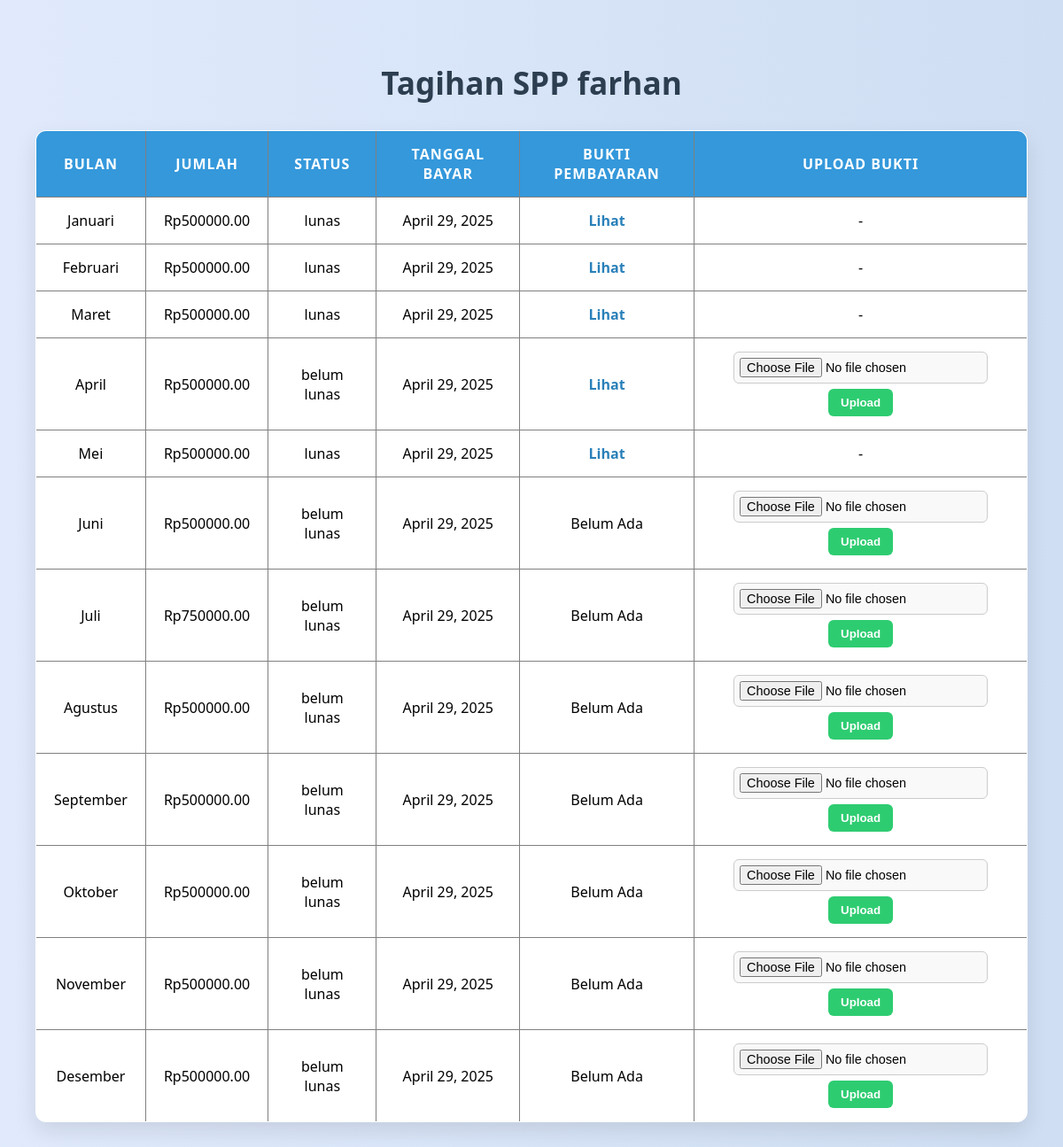
/siswa/tagihan/ (signed in), run on the app's committed database.
### keuangan/models.py (models this page shows, shortened)
class PembayaranSPP(models.Model):
    siswa = models.ForeignKey(Siswa, on_delete=models.CASCADE)
    bulan = models.CharField(max_length=2, choices=BULAN_CHOICES)
    jumlah_bayar = models.DecimalField(max_digits=10, decimal_places=2)
    status_bayar = models.CharField(max_length=20, choices=STATUS_CHOICES, default='belum lunas')
    tanggal_bayar = models.DateField(auto_now_add=True)
    bukti_pembayaran = models.ImageField(upload_to='bukti_pembayaran/', blank=True, null=True)

### keuangan/views.py (the view)
# urls.py: path('siswa/tagihan/', views.tagihan_spp, name='tagihan_spp'),
@user_passes_test(is_siswa, login_url='/login/')
@login_required
def tagihan_spp(request):
    siswa = get_object_or_404(Siswa, user=request.user)
    pembayaran_list = PembayaranSPP.objects.filter(siswa=siswa).order_by('bulan')
    if request.method == 'POST':
        pembayaran_id = request.POST.get('pembayaran_id')
        pembayaran = get_object_or_404(PembayaranSPP, id=pembayaran_id, siswa=siswa)
        form = BuktiPembayaranForm(request.POST, request.FILES, instance=pembayaran)
        if form.is_valid():
            pembayaran.status = 'pending'  # optional: kalau lo ada field status
            form.save()
            laporan = LaporanKeuangan.objects.latest('tanggal')
            laporan.update_pemasukan(pembayaran.jumlah_bayar)
            send_mail(
                subject=f'Bukti Pembayaran SPP Masuk - {pembayaran.siswa.nama}',
                message=f'Siswa {pembayaran.siswa.nama} telah mengupload bukti pembayaran untuk bulan {pembayaran.bulan}. Jumlah yang dibayar: {pembayaran.jumlah_bayar}.',
                from_email=settings.EMAIL_HOST_USER,
                recipient_list=[settings.ADMIN_EMAIL],
                fail_silently=False,
            )
            return redirect('tagihan_spp')
    else:
        form = BuktiPembayaranForm()
    return render(request, 'keuangan/siswa/tagihan_spp.html', {
        'pembayaran_list': pembayaran_list,
        'form': form
    })

### keuangan/forms.py
class BuktiPembayaranForm(forms.ModelForm):
    class Meta:
        model = PembayaranSPP
        fields = ['bukti_pembayaran']

### keuangan/views.py (called while the page is built)
def is_siswa(user):
    return hasattr(user, 'siswa')

### keuangan/templates/keuangan/siswa/tagihan_spp.html (shortened to what this page needs)
<!DOCTYPE html>
<html lang="en">
<head>
</head>
<body>
{% block content %}
<h2>Tagihan SPP {{ request.user.username }}</h2>
<table border="1" cellpadding="8">
    <thead>
        <tr>
            <th>Bulan</th>
            <th>Jumlah</th>
            <th>Status</th>
            <th>Tanggal Bayar</th>
            <th>Bukti Pembayaran</th>
            <th>Upload Bukti</th>
        </tr>
    </thead>
    <tbody>
        {% for bayar in pembayaran_list %}
        <tr>
            <td>{{ bayar.get_bulan_display }}</td>
            <td>Rp{{ bayar.jumlah_bayar }}</td>
            <td>{{ bayar.status_bayar }}</td>
            <td>{{ bayar.tanggal_bayar }}</td>
            <td>
                {% if bayar.bukti_pembayaran %}
                    <a href="{{ bayar.bukti_pembayaran.url }}" target="_blank">Lihat</a>
                {% else %}
                    Belum Ada
                {% endif %}
            </td>
            <td>
                {% if bayar.status_bayar == 'belum lunas' %}
                <form method="POST" enctype="multipart/form-data">
                    {{ form.bukti_pembayaran }}
                    <button type="submit">Upload</button>
                </form>
                {% else %}
                    -
                {% endif %}
            </td>
        </tr>
        {% endfor %}
    </tbody>
</table>
{% endblock %}
</body>
</html>

### keuangan/templates/keuangan/siswa/tagihan_spp.html (style rules this page uses)
body { font-family: 'Segoe UI', Tahoma, Geneva, Verdana, sans-serif; background: linear-gradient(to right, #e0eafc, #cfdef3); padding: 40px; margin: 0; animation: fadeIn 1s ease-in; }
h2 { text-align: center; color: #2c3e50; font-size: 2.2em; margin-bottom: 30px; animation: slideDown 1s ease-out; }
table { width: 100%; border-collapse: collapse; background-color: #ffffff; border-radius: 12px; overflow: hidden; box-shadow: 0 10px 25px rgba(0, 0, 0, 0.1); animation: fadeInUp 0.8s ease-out; }
th, td { padding: 15px 20px; text-align: center; font-size: 1em; }
thead { background-color: #3498db; color: white; text-transform: uppercase; letter-spacing: 1px; }
tbody tr { transition: background-color 0.3s ease; }
td a { color: #2980b9; text-decoration: none; font-weight: bold; transition: color 0.3s; }
input[type="file"] { padding: 6px; font-size: 0.9em; border-radius: 6px; border: 1px solid #ccc; background-color: #f9f9f9; transition: border-color 0.3s ease; }
button { margin-top: 6px; padding: 8px 14px; background-color: #2ecc71; border: none; border-radius: 6px; color: white; font-weight: bold; cursor: pointer; transition: background-color 0.3s ease, transform 0.2s; }

### data on the page
PembayaranSPP: bulan "Januari", jumlah_bayar "500000.00", status_bayar "lunas", tanggal_bayar "April 29, 2025"
PembayaranSPP: bulan "Februari", jumlah_bayar "500000.00", status_bayar "lunas", tanggal_bayar "April 29, 2025"
PembayaranSPP: bulan "Maret", jumlah_bayar "500000.00", status_bayar "lunas", tanggal_bayar "April 29, 2025"
PembayaranSPP: bulan "April", jumlah_bayar "500000.00", status_bayar "belum lunas", tanggal_bayar "April 29, 2025"
PembayaranSPP: bulan "Mei", jumlah_bayar "500000.00", status_bayar "lunas", tanggal_bayar "April 29, 2025"
PembayaranSPP: bulan "Juni", jumlah_bayar "500000.00", status_bayar "belum lunas", tanggal_bayar "April 29, 2025", bukti_pembayaran "Belum Ada"
PembayaranSPP: bulan "Juli", jumlah_bayar "750000.00", status_bayar "belum lunas", tanggal_bayar "April 29, 2025", bukti_pembayaran "Belum Ada"
PembayaranSPP: bulan "Agustus", jumlah_bayar "500000.00", status_bayar "belum lunas", tanggal_bayar "April 29, 2025", bukti_pembayaran "Belum Ada"
PembayaranSPP: bulan "September", jumlah_bayar "500000.00", status_bayar "belum lunas", tanggal_bayar "April 29, 2025", bukti_pembayaran "Belum Ada"
PembayaranSPP: bulan "Oktober", jumlah_bayar "500000.00", status_bayar "belum lunas", tanggal_bayar "April 29, 2025", bukti_pembayaran "Belum Ada"
PembayaranSPP: bulan "November", jumlah_bayar "500000.00", status_bayar "belum lunas", tanggal_bayar "April 29, 2025", bukti_pembayaran "Belum Ada"
PembayaranSPP: bulan "Desember", jumlah_bayar "500000.00", status_bayar "belum lunas", tanggal_bayar "April 29, 2025", bukti_pembayaran "Belum Ada"

### other printed values
{{ request.user.username }} "farhan"
